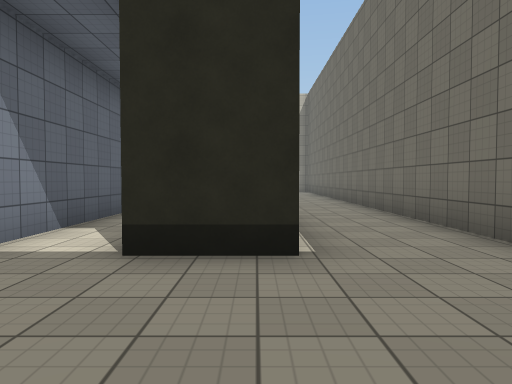
[1] (above)

24 first-person views from a walk through a 3-D level made in the Unity game engine. The camera is 1.3 m above the floor, tilts 2° down and sees 70° across. The floor is counted in squares, 2 m on a side. Each view is taken from the middle of a square. On the plan, view 1 faces up. The plan holds only what a view shows up to about 11 squares ahead; the rest is blank. The place goes on beyond the plan. The player is left out. Surface patterns are stand-ins for the level's own textures.

[2]
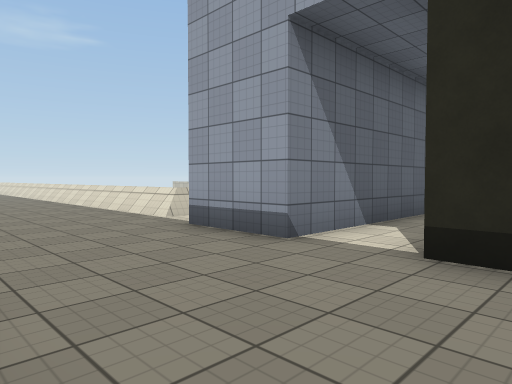

[3]
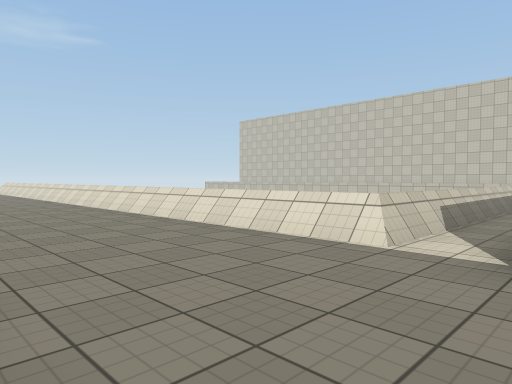

[4]
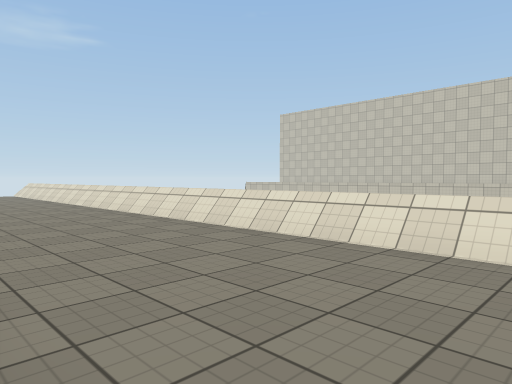

[5]
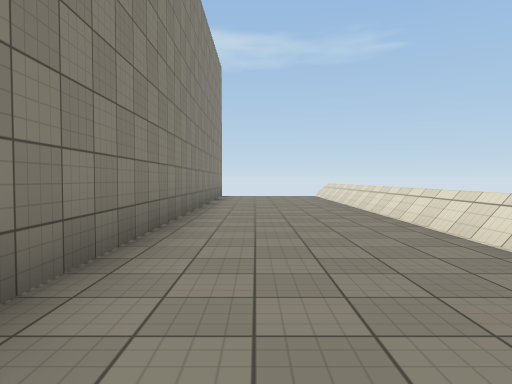

[6]
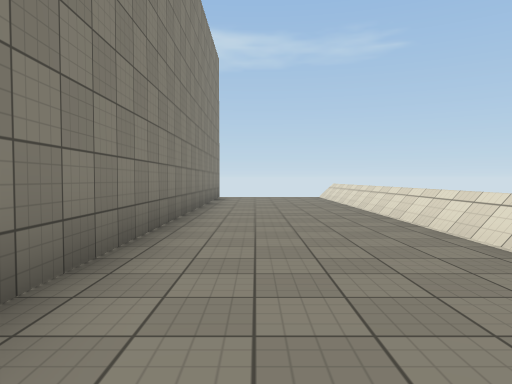

[7]
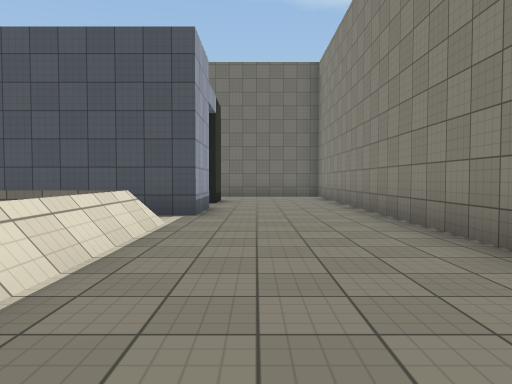

[8]
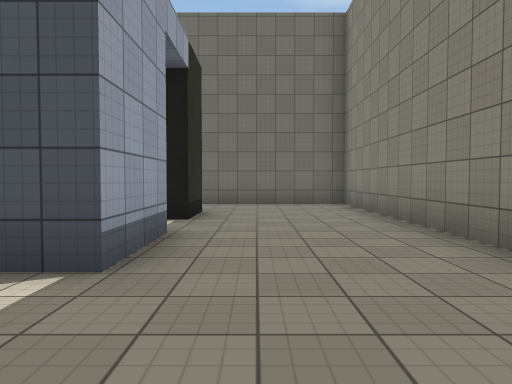

[9]
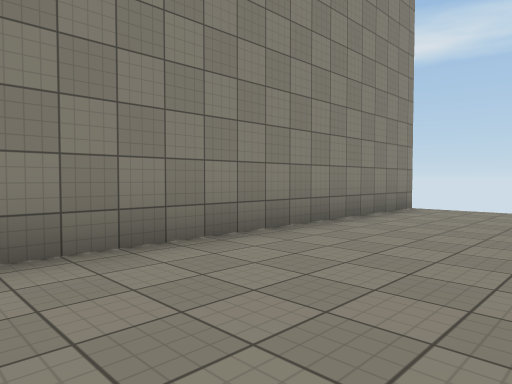

[10]
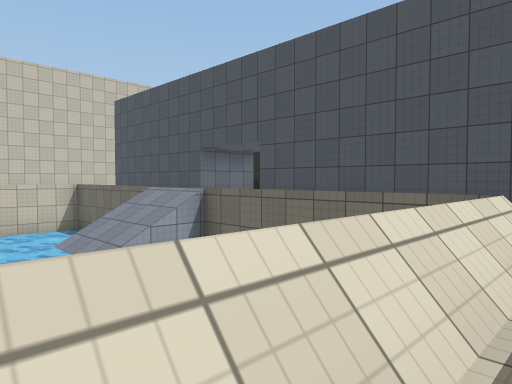

[11]
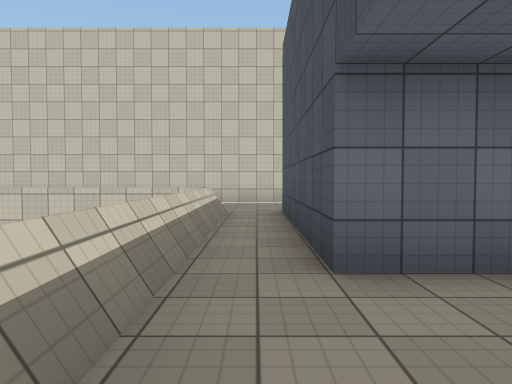

[12]
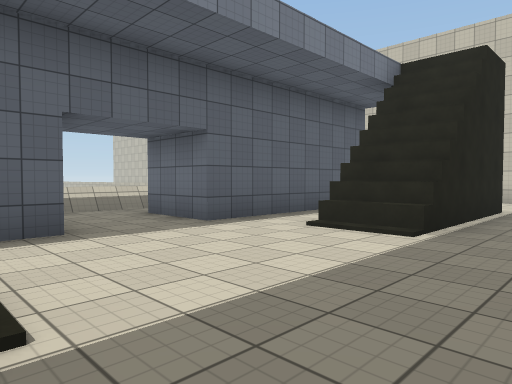

[13]
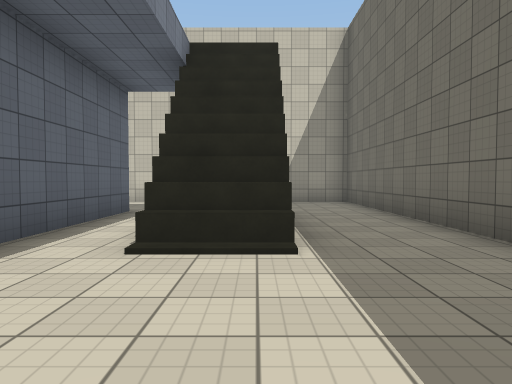

[14]
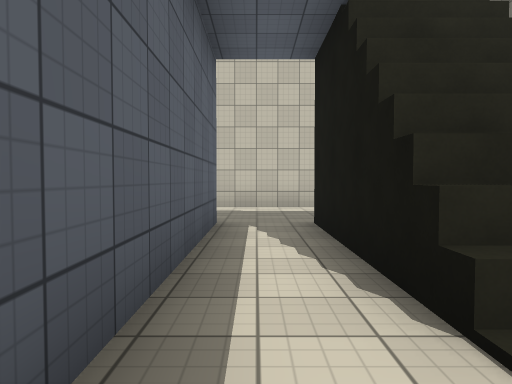

[15]
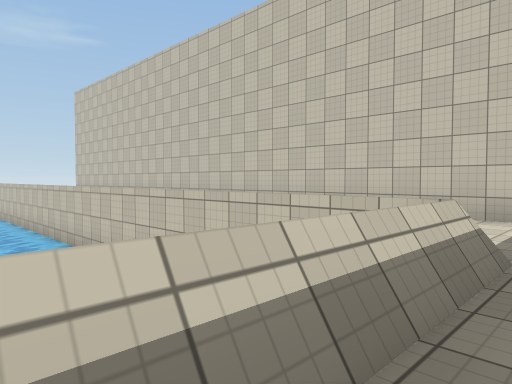

[16]
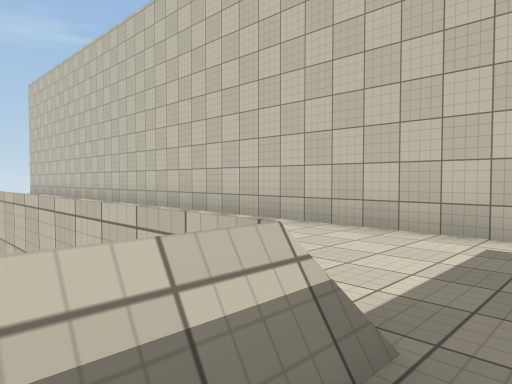

[17]
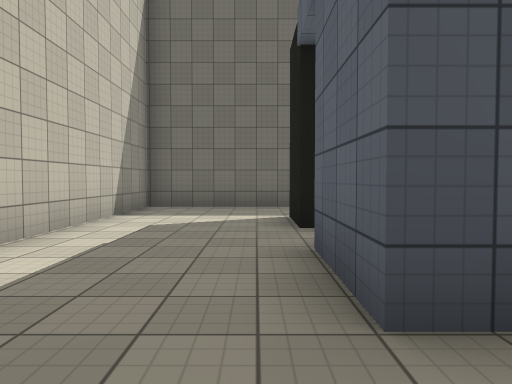

[18]
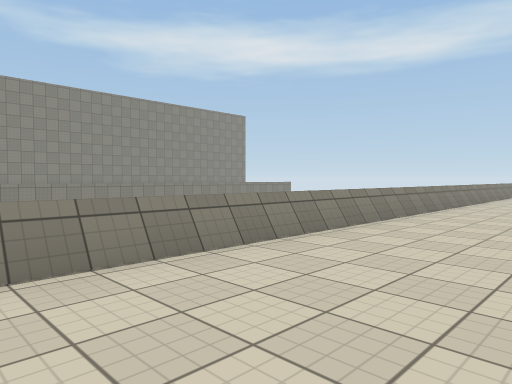

[19]
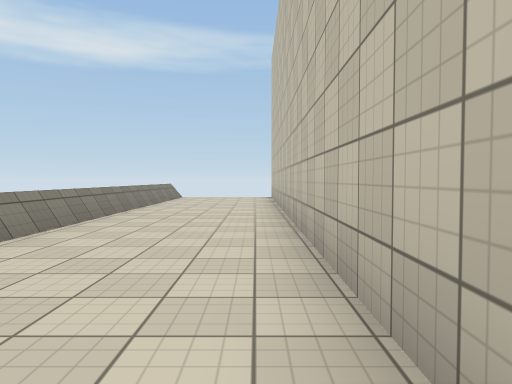

[20]
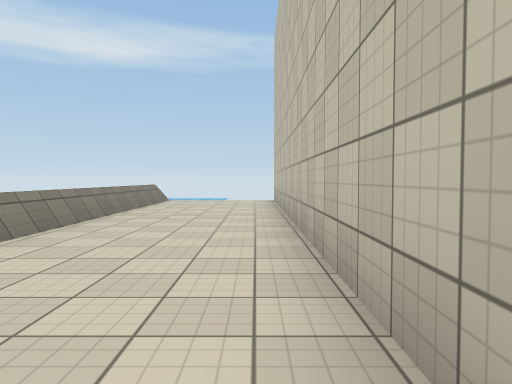

[21]
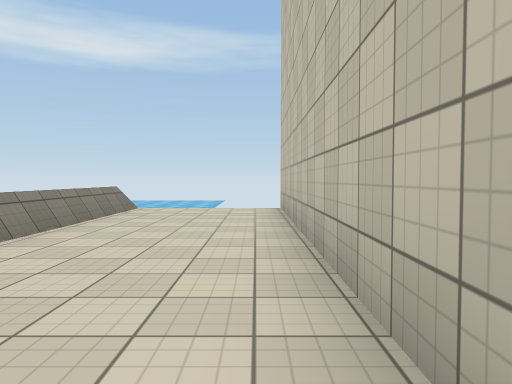

[22]
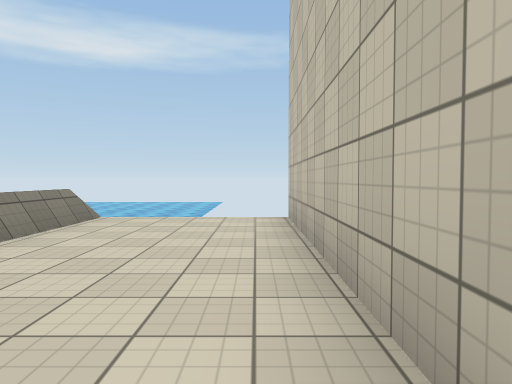

[23]
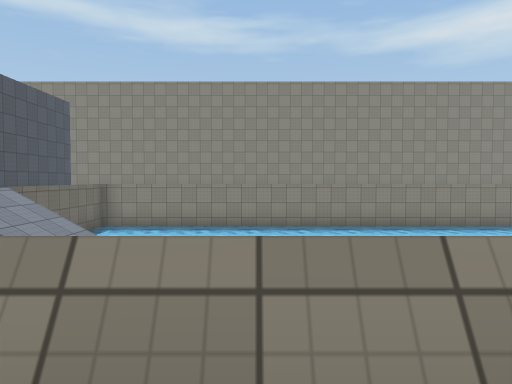

[24]
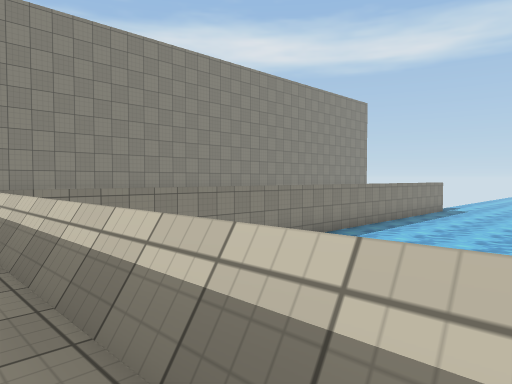

### Floor plan
Ten units are one square. View 1 is at (0, 0); x grows to the right and y downward. Boxes are objects, and circles mark ways between rooms. Rooms are numbered by the first view taken in them; rooms with no view inside come last. Other rooms are left out.
<svg viewBox="-250 -195 281 210">
<path fill="none" stroke="#000" d="M-103 3 26 3 26 -14M-26 -31 -45 -31M-244 3 -119 3M4 -31 -11 -31M-58 -37 -220 -37M-45 -154 -26 -154 -26 -105 -45 -105 -45 -154M-11 -114 -11 -154 4 -154 4 -114M-26 -85 -26 -31M4 -120 -13 -120M4 -117 -12 -117M-45 -31 -45 -85M-11 -31 -11 -35M26 -14 26 -186 -243 -186M-56 -134 -56 -127M-56 -144 -56 -135M-56 -154 -56 -145M-58 -154 -58 -37M-56 -104 -56 -90M-235 -151 -74 -151"/>
<circle cx="-10" cy="-28" r="3" fill="#2a7"/>
<text x="-120" y="-10">1</text>
<text x="-50" y="-130">2</text>
</svg>
Room 1 opens to room 2.

Where each view was taken, in squares from view 1:
view 1: 0 up, 0 right, facing up
view 2: 0 up, 0 right, facing up-left
view 3: 0 up, 4 left, facing up-left
view 4: 0 up, 8 left, facing up-left
view 5: 1 up, 10 left, facing left
view 6: 1 up, 11 left, facing left
view 7: 2 up, 11 left, facing right
view 8: 2 up, 7 left, facing right
view 9: 3 up, 16 left, facing down-left
view 10: 3 up, 10 left, facing up-right
view 11: 8 up, 5 left, facing up
view 12: 7 up, 2 right, facing up-left
view 13: 8 up, 0 right, facing up
view 14: 10 up, 2 left, facing up
view 15: 12 up, 5 left, facing up-left
view 16: 14 up, 5 left, facing up-left
view 17: 16 up, 6 left, facing right
view 18: 18 up, 7 left, facing down-left
view 19: 18 up, 11 left, facing left
view 20: 18 up, 13 left, facing left
view 21: 18 up, 16 left, facing left
view 22: 18 up, 18 left, facing left
view 23: 16 up, 11 left, facing down
view 24: 10 up, 5 left, facing down-left
